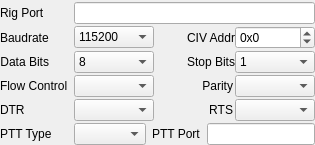
                   <widget class="QWidget" name="rigSerialPage">
                    <layout class="QFormLayout" name="formLayout_9">
                     <property name="formAlignment">
                      <set>Qt::AlignLeading|Qt::AlignLeft|Qt::AlignTop</set>
                     </property>
                     <property name="horizontalSpacing">
                      <number>6</number>
                     </property>
                     <property name="verticalSpacing">
                      <number>2</number>
                     </property>
                     <property name="leftMargin">
                      <number>0</number>
                     </property>
                     <property name="topMargin">
                      <number>2</number>
                     </property>
                     <property name="rightMargin">
                      <number>0</number>
                     </property>
                     <property name="bottomMargin">
                      <number>0</number>
                     </property>
                     <item row="0" column="0">
                      <widget class="QLabel" name="rigPortLabel">
                       <property name="text">
                        <string>Rig Port</string>
                       </property>
                      </widget>
                     </item>
                     <item row="0" column="1">
                      <widget class="SerialPortEditLine" name="rigPortEdit">
                       <property name="sizePolicy">
                        <sizepolicy hsizetype="Preferred" vsizetype="Fixed">
                         <horstretch>0</horstretch>
                         <verstretch>0</verstretch>
                        </sizepolicy>
                       </property>
                       <property name="toolTip">
                        <string>Use COMxx for Window or path to COM port under Unix-like OS</string>
                       </property>
                       <property name="text">
                        <string/>
                       </property>
                      </widget>
                     </item>
                     <item row="2" column="0">
                      <widget class="QLabel" name="rigBaudLabel">
                       <property name="sizePolicy">
                        <sizepolicy hsizetype="Expanding" vsizetype="Expanding">
                         <horstretch>0</horstretch>
                         <verstretch>0</verstretch>
                        </sizepolicy>
                       </property>
                       <property name="text">
                        <string>Baudrate</string>
                       </property>
                      </widget>
                     </item>
                     <item row="2" column="1">
                      <layout class="QHBoxLayout" name="horizontalLayout_26">
                       <item>
                        <widget class="QComboBox" name="rigBaudSelect">
                         <property name="sizePolicy">
                          <sizepolicy hsizetype="Preferred" vsizetype="Fixed">
                           <horstretch>0</horstretch>
                           <verstretch>0</verstretch>
                          </sizepolicy>
                         </property>
                         <property name="focusPolicy">
                          <enum>Qt::StrongFocus</enum>
                         </property>
                         <item>
                          <property name="text">
                           <string notr="true">115200</string>
                          </property>
                         </item>
                         <item>
                          <property name="text">
                           <string>57600</string>
                          </property>
                         </item>
                         <item>
                          <property name="text">
                           <string>38400</string>
                          </property>
                         </item>
                         <item>
                          <property name="text">
                           <string>19200</string>
                          </property>
                         </item>
                         <item>
                          <property name="text">
                           <string>9600</string>
                          </property>
                         </item>
                         <item>
                          <property name="text">
                           <string>4800</string>
                          </property>
                         </item>
                         <item>
                          <property name="text">
                           <string>2400</string>
                          </property>
                         </item>
                         <item>
                          <property name="text">
                           <string notr="true">1200</string>
                          </property>
                         </item>
                        </widget>
                       </item>
                       <item>
                        <widget class="QLabel" name="rigCIVAddrLabel">
                         <property name="text">
                          <string>CIV Addr</string>
                         </property>
                         <property name="alignment">
                          <set>Qt::AlignRight|Qt::AlignTrailing|Qt::AlignVCenter</set>
                         </property>
                         <property name="margin">
                          <number>2</number>
                         </property>
                        </widget>
                       </item>
                       <item>
                        <widget class="QSpinBox" name="rigCIVAddrSpinBox">
                         <property name="sizePolicy">
                          <sizepolicy hsizetype="Preferred" vsizetype="Fixed">
                           <horstretch>0</horstretch>
                           <verstretch>0</verstretch>
                          </sizepolicy>
                         </property>
                         <property name="specialValueText">
                          <string>Auto</string>
                         </property>
                         <property name="prefix">
                          <string notr="true">0x</string>
                         </property>
                         <property name="minimum">
                          <number>-1</number>
                         </property>
                         <property name="maximum">
                          <number>255</number>
                         </property>
                         <property name="displayIntegerBase">
                          <number>16</number>
                         </property>
                        </widget>
                       </item>
                      </layout>
                     </item>
                     <item row="5" column="0">
                      <widget class="QLabel" name="rigFlowControlLabel">
                       <property name="sizePolicy">
                        <sizepolicy hsizetype="MinimumExpanding" vsizetype="Preferred">
                         <horstretch>0</horstretch>
                         <verstretch>0</verstretch>
                        </sizepolicy>
                       </property>
                       <property name="minimumSize">
                        <size>
                         <width>0</width>
                         <height>0</height>
                        </size>
                       </property>
                       <property name="text">
                        <string>Flow Control</string>
                       </property>
                      </widget>
                     </item>
                     <item row="5" column="1">
                      <layout class="QHBoxLayout" name="horizontalLayout_17">
                       <item>
                        <widget class="QComboBox" name="rigFlowControlSelect">
                         <property name="sizePolicy">
                          <sizepolicy hsizetype="Preferred" vsizetype="Fixed">
                           <horstretch>0</horstretch>
                           <verstretch>0</verstretch>
                          </sizepolicy>
                         </property>
                        </widget>
                       </item>
                       <item>
                        <widget class="QLabel" name="rigParityLabel">
                         <property name="sizePolicy">
                          <sizepolicy hsizetype="Preferred" vsizetype="Preferred">
                           <horstretch>0</horstretch>
                           <verstretch>0</verstretch>
                          </sizepolicy>
                         </property>
                         <property name="text">
                          <string>Parity</string>
                         </property>
                         <property name="alignment">
                          <set>Qt::AlignRight|Qt::AlignTrailing|Qt::AlignVCenter</set>
                         </property>
                         <property name="indent">
                          <number>2</number>
                         </property>
                        </widget>
                       </item>
                       <item>
                        <widget class="QComboBox" name="rigParitySelect">
                         <property name="sizePolicy">
                          <sizepolicy hsizetype="Preferred" vsizetype="Fixed">
                           <horstretch>0</horstretch>
                           <verstretch>0</verstretch>
                          </sizepolicy>
                         </property>
                        </widget>
                       </item>
                      </layout>
                     </item>
                     <item row="7" column="0">
                      <widget class="QLabel" name="rigPTTTypeLabel">
                       <property name="text">
                        <string>PTT Type</string>
                       </property>
                      </widget>
                     </item>
                     <item row="7" column="1">
                      <layout class="QHBoxLayout" name="horizontalLayout_32">
                       <property name="spacing">
                        <number>6</number>
                       </property>
                       <item>
                        <widget class="QComboBox" name="rigPTTTypeCombo"/>
                       </item>
                       <item>
                        <widget class="QLabel" name="rigPTTPortLabel">
                         <property name="text">
                          <string>PTT Port</string>
                         </property>
                        </widget>
                       </item>
                       <item>
                        <widget class="SerialPortEditLine" name="rigPTTPortEdit"/>
                       </item>
                      </layout>
                     </item>
                     <item row="6" column="1">
                      <layout class="QHBoxLayout" name="horizontalLayout_381">
                       <item>
                        <widget class="QComboBox" name="rigDTRCombo">
                         <property name="sizePolicy">
                          <sizepolicy hsizetype="Preferred" vsizetype="Fixed">
                           <horstretch>0</horstretch>
                           <verstretch>0</verstretch>
                          </sizepolicy>
                         </property>
                        </widget>
                       </item>
                       <item>
                        <widget class="QLabel" name="rigRTSLabel">
                         <property name="sizePolicy">
                          <sizepolicy hsizetype="Preferred" vsizetype="Preferred">
                           <horstretch>0</horstretch>
                           <verstretch>0</verstretch>
                          </sizepolicy>
                         </property>
                         <property name="text">
                          <string>RTS</string>
                         </property>
                         <property name="alignment">
                          <set>Qt::AlignRight|Qt::AlignTrailing|Qt::AlignVCenter</set>
                         </property>
                         <property name="indent">
                          <number>2</number>
                         </property>
                        </widget>
                       </item>
                       <item>
                        <widget class="QComboBox" name="rigRTSCombo">
                         <property name="sizePolicy">
                          <sizepolicy hsizetype="Preferred" vsizetype="Fixed">
                           <horstretch>0</horstretch>
                           <verstretch>0</verstretch>
                          </sizepolicy>
                         </property>
                        </widget>
                       </item>
                      </layout>
                     </item>
                     <item row="6" column="0">
                      <widget class="QLabel" name="rigDTRLabel">
                       <property name="sizePolicy">
                        <sizepolicy hsizetype="Maximum" vsizetype="Preferred">
                         <horstretch>0</horstretch>
                         <verstretch>0</verstretch>
                        </sizepolicy>
                       </property>
                       <property name="text">
                        <string>DTR</string>
                       </property>
                       <property name="alignment">
                        <set>Qt::AlignLeading|Qt::AlignLeft|Qt::AlignVCenter</set>
                       </property>
                      </widget>
                     </item>
                     <item row="3" column="0">
                      <widget class="QLabel" name="rigDataBitsLabel">
                       <property name="text">
                        <string>Data Bits</string>
                       </property>
                       <property name="alignment">
                        <set>Qt::AlignRight|Qt::AlignTrailing|Qt::AlignVCenter</set>
                       </property>
                      </widget>
                     </item>
                     <item row="3" column="1">
                      <layout class="QHBoxLayout" name="horizontalLayout_41">
                       <item>
                        <widget class="QComboBox" name="rigDataBitsSelect">
                         <property name="sizePolicy">
                          <sizepolicy hsizetype="Preferred" vsizetype="Fixed">
                           <horstretch>0</horstretch>
                           <verstretch>0</verstretch>
                          </sizepolicy>
                         </property>
                         <item>
                          <property name="text">
                           <string>8</string>
                          </property>
                         </item>
                         <item>
                          <property name="text">
                           <string>7</string>
                          </property>
                         </item>
                         <item>
                          <property name="text">
                           <string>6</string>
                          </property>
                         </item>
                         <item>
                          <property name="text">
                           <string>5</string>
                          </property>
                         </item>
                        </widget>
                       </item>
                       <item>
                        <widget class="QLabel" name="rigStopBitsLabel">
                         <property name="text">
                          <string>Stop Bits</string>
                         </property>
                         <property name="alignment">
                          <set>Qt::AlignRight|Qt::AlignTrailing|Qt::AlignVCenter</set>
                         </property>
                         <property name="margin">
                          <number>2</number>
                         </property>
                        </widget>
                       </item>
                       <item>
                        <widget class="QComboBox" name="rigStopBitsSelect">
                         <property name="sizePolicy">
                          <sizepolicy hsizetype="Preferred" vsizetype="Fixed">
                           <horstretch>0</horstretch>
                           <verstretch>0</verstretch>
                          </sizepolicy>
                         </property>
                         <item>
                          <property name="text">
                           <string>1</string>
                          </property>
                         </item>
                         <item>
                          <property name="text">
                           <string>2</string>
                          </property>
                         </item>
                        </widget>
                       </item>
                      </layout>
                     </item>
                    </layout>
                   </widget>
